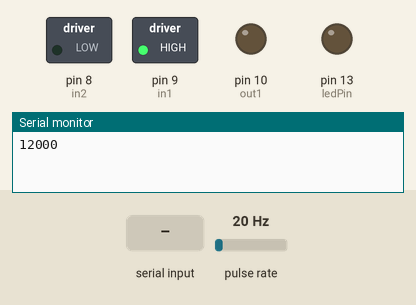
A sketch run on a simulated Arduino Uno, built with avr-gcc and run on an emulated ATmega328P. On the bench: switched loads named in the sketch (green lamp = pin HIGH), output pins drawn as LEDs (lit = HIGH), the last lines printed to the serial monitor. Wiring (inferred from the names in the program): pulse sensor: data pin 2. The inputs (shaded band) are chosen by the test bench; at power-on: pulse rate 20 Hz.

Above: at 1.2 s.
1.3 s: "1" received over Serial
At 4.0 s:
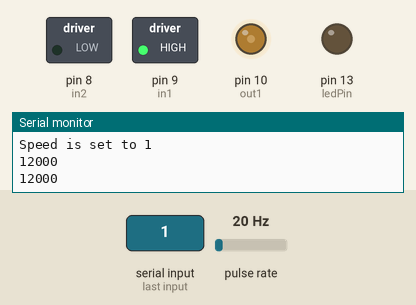
4.3 s: "9" received over Serial
At 5.35 s:
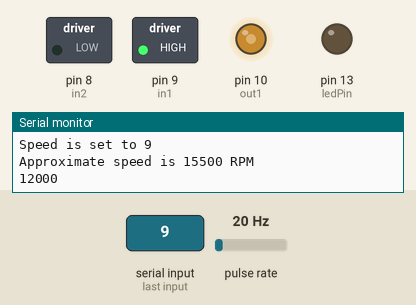
At 6.65 s:
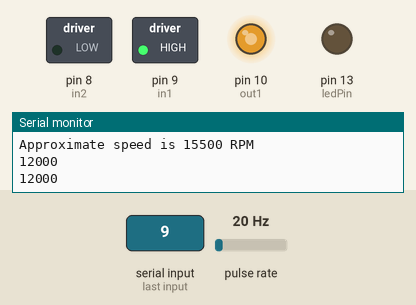
7.3 s: "0" received over Serial
10.3 s: "2" received over Serial
Timing chart, 0 to 13.2 s (numbered marks = the images above; inputs shaded):
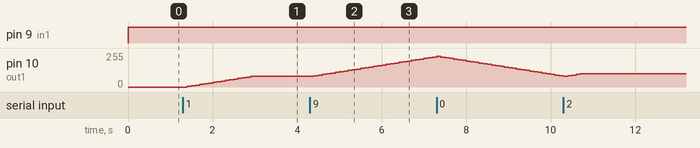

The sketch:

v1_viscometer.ino
```cpp
// Define the pins
const int irPin = 2; // IR sensor pin
const int ledPin = 13; // On-board LED pin
const int out1 = 10; // PWM pin for motor speed control
const int ena = 10; // PWM pin for motor speed control (same as out1)
const int in1 = 9; // Motor control pin 1
const int in2 = 8; // Motor control pin 2

volatile unsigned long lastTime;
volatile unsigned long interruptCount; // Count of interrupts within one second
volatile boolean flag;

int desiredSpeed = 0; // Initialize desired speed
int currentSpeed = 0; // Current motor speed
int rampSpeedIncrement = 5; // Increment for ramping speed change
unsigned long rampInterval = 100; // Interval between ramp steps in milliseconds
unsigned long previousMillis = 0; // Variable to store the previous time

void setup() {
  Serial.begin(9600); // Start serial communication
  pinMode(irPin, INPUT); // Initialize IR sensor pin as input
  pinMode(ledPin, OUTPUT); // Initialize LED pin as output
  pinMode(out1, OUTPUT); // Motor speed control pin
  pinMode(ena, OUTPUT); // PWM pin for motor speed control
  pinMode(in1, OUTPUT); // Motor control pin 1
  pinMode(in2, OUTPUT); // Motor control pin 2

  attachInterrupt(digitalPinToInterrupt(irPin), countInterrupt, FALLING); // Attach interrupt to the IR sensor pin
  lastTime = millis(); // Initialize the last time
  interruptCount = 0; // Initialize interrupt count
  analogWrite(out1, 0); // Initially set speed to 0
}

void loop() {
  if (Serial.available()) {
    char val = Serial.read();

    switch (val) {
      case '0':
        desiredSpeed = 0;
        Serial.println("Speed is set to 0");
        break;
      case '1':
        desiredSpeed = 80;
        Serial.println("Speed is set to 1");
        break;
      case '2':
        desiredSpeed = 100;
        Serial.println("Speed is set to 2");
        break;
      case '3':
        desiredSpeed = 125;
        Serial.println("Speed is set to 3");
        break;
      case '4':
        desiredSpeed = 150;
        Serial.println("Speed is set to 4");
        break;
      case '5':
        desiredSpeed = 175;
        Serial.println("Speed is set to 5");
        break;
      case '6':
        desiredSpeed = 200;
        Serial.println("Speed is set to 6");
        break;
      case '7':
        desiredSpeed = 225;
        Serial.println("Speed is set to 7");
        break;
      case '8':
        desiredSpeed = 235;
        Serial.println("Speed is set to 8");
        break;
      case '9':
        desiredSpeed = 255;
        Serial.println("Speed is set to 9");
        Serial.println("Approximate speed is 15500 RPM");
        break;
    }
  }

  // Ramping up or down the speed gradually
  unsigned long currentMillis = millis();
  if (currentMillis - previousMillis >= rampInterval) {
    previousMillis = currentMillis;
    if (currentSpeed < desiredSpeed) {
      currentSpeed = min(currentSpeed + rampSpeedIncrement, desiredSpeed);
    } else if (currentSpeed > desiredSpeed) {
      currentSpeed = max(currentSpeed - rampSpeedIncrement, desiredSpeed);
    }
    analogWrite(ena, currentSpeed);
  }

  // RPM measurement
  if (millis() - lastTime >= 1000) { // Check if one second has passed
    noInterrupts(); // Disable interrupts to ensure atomicity
    unsigned long count = interruptCount; // Store interrupt count
    interruptCount = 0; // Reset interrupt count
    interrupts(); // Enable interrupts

    // Calculate RPM
    unsigned long rpm = (count * 60)*10; // Multiply interrupt count by 60 to get RPM

    // Send RPM value to serial port
    Serial.println(rpm);

    lastTime = millis(); // Update last time
  }

  // Set motor direction (example: forward)
  digitalWrite(in1, HIGH);
  digitalWrite(in2, LOW);
}

void countInterrupt() {
  interruptCount++; // Increment interrupt count
}
```

Measured:
- after the input at 1.3 s, pin 10 (out1): moves from 0/255 to 80/255 over 1.5 s, starting after 0.10 s
- after the input at 4.3 s, pin 10 (out1): moves from 80/255 to 225/255 over 2.8 s, starting after 0.10 s
